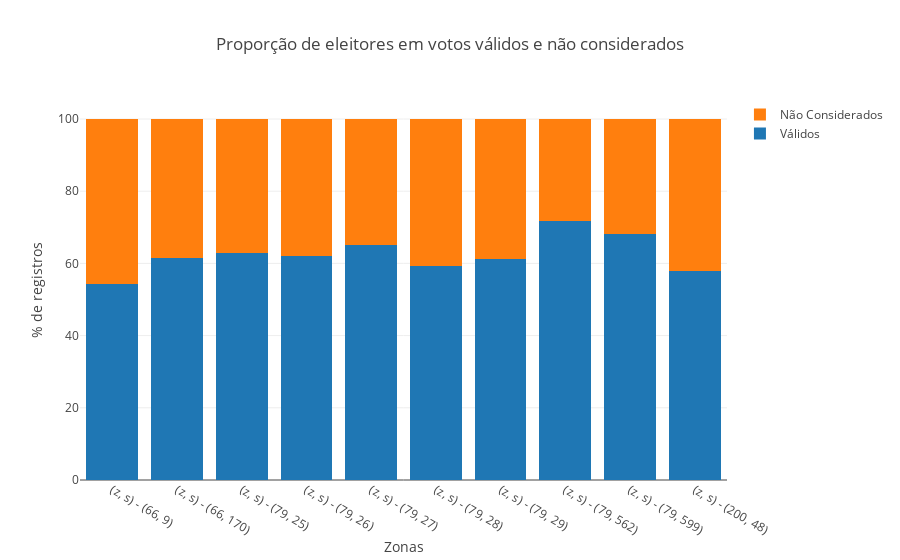

The cell this chart's notebook holds for it:
### Markdown cell above
#### Proporção de eleitores considerados (votos válidos) em relação aos não considerados

### Code cell
# ordenando por quantidade de aptos
sorted = df.sort_values(by='aptos', ascending=False)
items_grouped = getConsolidateNumbersByZonaSecao(sorted.iloc[:10])
zonas_secao = list(map(lambda x : '(z, s) - {}'.format(x), items_grouped.index.values))
props = ['votos_nominais', 'nao_considerados']
labels = { 'votos_nominais': 'Válidos', 'nao_considerados': 'Não Considerados' }
title = 'Proporção de eleitores em votos válidos e não considerados'
traces = generateDataToStackedBar(go=go, x=zonas_secao, props=props, labels=labels, df=items_grouped)
fig = generatedStackedBar(go=go, data=traces, title=title, x='Zonas', y='% de registros')
py.iplot(fig)

### Figure 1 — Plotly figure (JSON) as saved in the notebook; plotly's stock layout.template omitted (floating-point values rounded to 4 significant figures)
{"data": [{"name": "Válidos", "type": "bar", "uid": "f61a801e-e0a3-11e8-a9e0-5cc9d399d62a", "x": ["(z, s) - (66, 9)", "(z, s) - (66, 170)", "(z, s) - (79, 25)", "(z, s) - (79, 26)", "(z, s) - (79, 27)", "(z, s) - (79, 28)", "(z, s) - (79, 29)", "(z, s) - (79, 562)", "(z, s) - (79, 599)", "(z, s) - (200, 48)"], "y": [54.33, 61.55, 62.99, 62.11, 65.05, 59.17, 61.3, 71.71, 68.12, 57.79]}, {"name": "Não Considerados", "type": "bar", "uid": "f61a801f-e0a3-11e8-a9e0-5cc9d399d62a", "x": ["(z, s) - (66, 9)", "(z, s) - (66, 170)", "(z, s) - (79, 25)", "(z, s) - (79, 26)", "(z, s) - (79, 27)", "(z, s) - (79, 28)", "(z, s) - (79, 29)", "(z, s) - (79, 562)", "(z, s) - (79, 599)", "(z, s) - (200, 48)"], "y": [45.67, 38.45, 37.01, 37.89, 34.95, 40.83, 38.7, 28.29, 31.88, 42.21]}], "layout": {"barmode": "stack", "title": "Proporção de eleitores em votos válidos e não considerados", "xaxis": {"title": "Zonas"}, "yaxis": {"title": "% de registros"}}}
